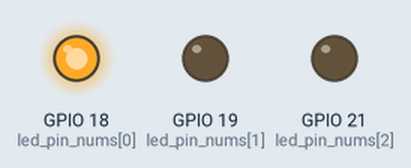
This program was run on a simulated ESP32 board running MicroPython. On the bench: output pins drawn as LEDs (lit = HIGH).

Above: at 0.2 s.
At 1.2 s:
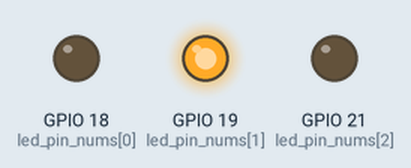
At 2.2 s:
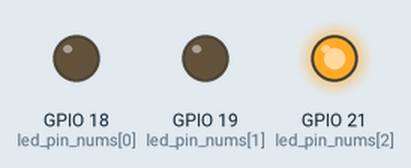
At 5.7 s:
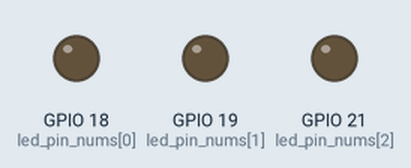
Timing chart, 0 to 6.9 s (numbered marks = the images above):
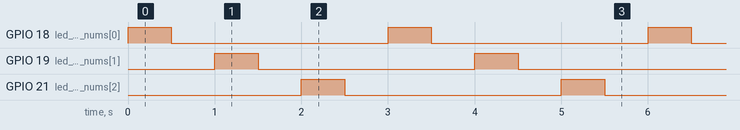

The program:

rgb_v3.py
```python
'''
流水灯 RGB彩灯

版本 v3
版本备注：
    通过设定跑马灯的数组，简化流程
'''

import machine
import utime


'''
# -------静态初始化led_pins数组---------
# 定义R 红色LED的引脚
pinR = machine.Pin(18, machine.Pin.OUT)
# 定义G 绿色LED的引脚
pinG = machine.Pin(19, machine.Pin.OUT)
# 定义B 蓝色LED的引脚
pinB = machine.Pin(21, machine.Pin.OUT)

# 初始化led数组
led_pins = [pinR, pinG, pinB]
'''

# -----动态加载led_pins数组-----

led_pin_nums = [18, 19, 21] # 定义led对应的管脚
led_pins = [] # 存储引脚对象数组

for pin_num in led_pin_nums:
    # 声明一个新的pin对象
    pin = machine.Pin(pin_num, machine.Pin.OUT)
    # 将pin添加到数组led_pins的末尾
    led_pins.append(pin)


def led_blink(led_pin, delay_ms=500):
    '''
    控制led的引脚（led_pin）进行闪烁
    时间间隔为 delay_ms ， 默认为500ms
    '''
    led_pin.value(1) # LED的管脚输出高电平
    utime.sleep_ms(delay_ms) # 延时500ms
    led_pin.value(0) # LED的管脚输出低电平
    utime.sleep_ms(delay_ms) # 延时500ms


while True:

    for pin in led_pins:
        # 遍历数组led_pins中所有的pin实例，并执行闪烁函数
        led_blink(pin)
```

Measured:
- by itself, GPIO 18 (led_pin_nums[0]), GPIO 19 (led_pin_nums[1]), GPIO 21 (led_pin_nums[2]): alternates HIGH for 0.50 s and LOW for 2.5 s
- by itself, everything shown: repeats every 3.0 s, in 6 steps
